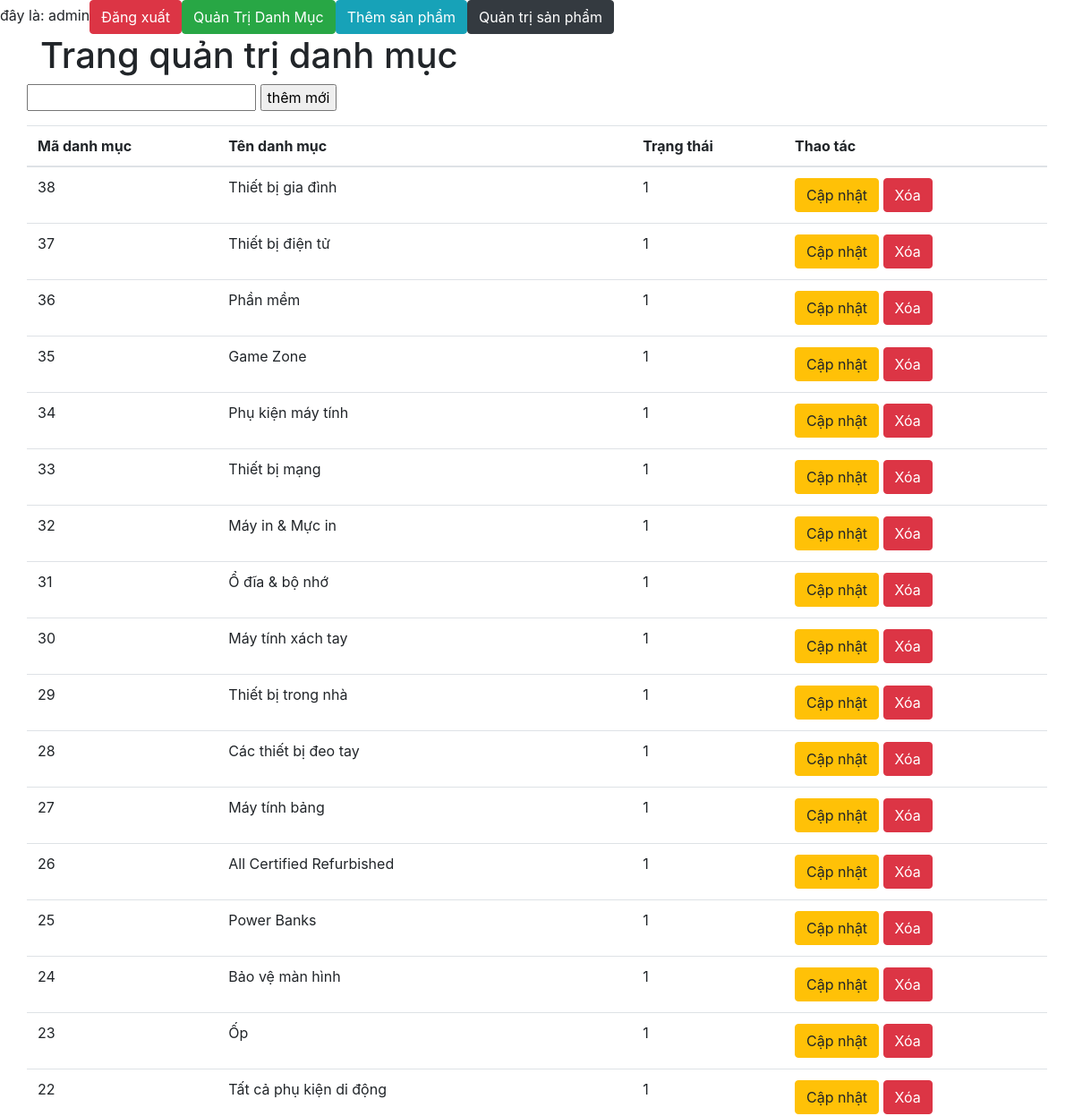
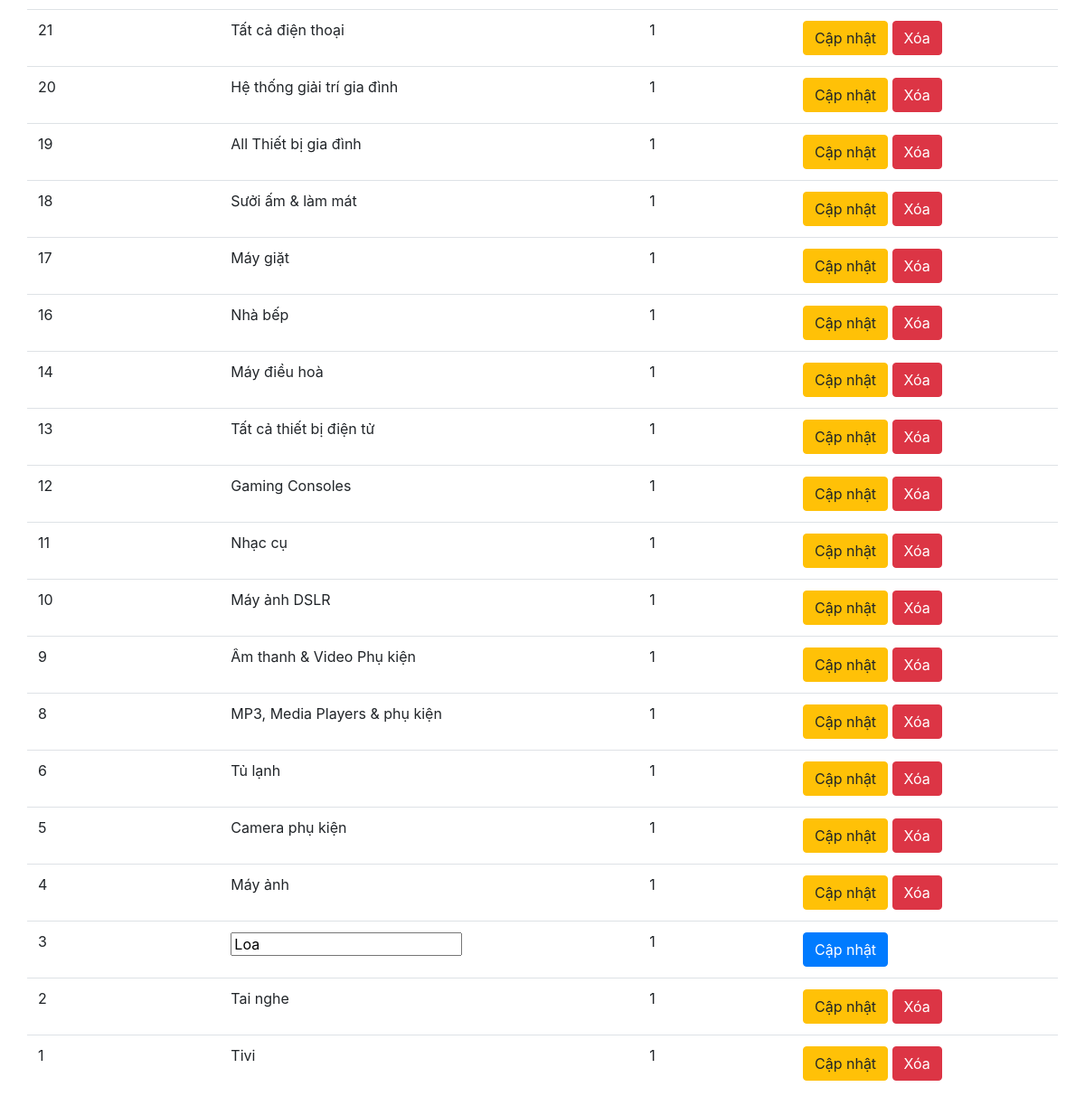
The app's page /Baitap/admin/mana_danhmuc.php?task=update&id=3 (signed in) with its own data (2 pictures, top to bottom).
### tables this page shows
CREATE TABLE `tbl_danhmuc` (
  `Ma_DanhMuc` int(11) NOT NULL,
  `Ten_DanhMuc` varchar(250) NOT NULL,
  `TrangThai` bit(1) NOT NULL
);

### Baitap/admin/mana_danhmuc.php (the view, shortened to what this page needs)
<?php
    require("tele.php");
?>
<!DOCTYPE html>
<html lang="en">
<head>
    <link rel="stylesheet" href="https://stackpath.bootstrapcdn.com/bootstrap/4.5.2/css/bootstrap.min.css">
</head>
<body>
    <div class="container">
        <h1>Trang quản trị danh mục</h1>
        <div class="row">
            <form action="mana_danhmuc.php" method="post">
                <input type="text" name="tendm">
                <input type="submit" name="insert" value="thêm mới">
            </form>
        </div>
        <div class="row">
            <table class="table">
                <thead>
                    <tr>
                        <th scope="col">Mã danh mục</th>
                        <th scope="col">Tên danh mục</th>
                        <th scope="col">Trạng thái</th>
                        <th scope="col">Thao tác</th>
                    </tr>
                </thead>
                <tbody>
                    <?php
                    $sql_select = "select * from tbl_danhmuc order by Ma_DanhMuc DESC";
                    $ketqua = mysqli_query($conn, $sql_select);
                    if(mysqli_num_rows($ketqua)>0){
                        while ($row = mysqli_fetch_assoc($ketqua)){
                            echo "<tr>";
                            echo "<td>".$row["Ma_DanhMuc"]."</td>";
                            if(isset($_GET["task"]) && $_GET["task"] == "update"){
                                if($_GET["id"] == $row["Ma_DanhMuc"]){
                                    echo "<form action='mana_danhmuc.php' method='post'><td>";
                                    echo "<input type='text' name='update' value = '".$row["Ten_DanhMuc"]."'>";
                                    echo "</td>";
                                    echo "<td>".$row["TrangThai"]."</td>";
                                    echo "<td>";
                                    echo "<input type='submit' name='btn_update' value='Cập nhật' class='btn btn-primary'>";
                                    echo "</td></form>";
                                }else{
                                    echo "<td>".$row["Ten_DanhMuc"]."</td>";
                                    echo "<td>".$row["TrangThai"]."</td>";
                                    echo "<td><a href='mana_danhmuc.php?task=update&id=".$row["Ma_DanhMuc"]."' class='btn btn-warning'>Cập nhật</a>
                                    <a href='mana_danhmuc.php?task=delete&id=".$row["Ma_DanhMuc"]."' class='btn btn-danger'>Xóa</a></td>";
                                    echo "</tr>";
                                }
                            }
                        }
                    }else{
                        echo "bảng k chứa dữ liệu";
                    }
                ?>
                </tbody>
            </table>
        </div>
    </div>
</body>
</html>

### records on screen
tbl_danhmuc: Ma_DanhMuc "38", Ten_DanhMuc "Thiết bị gia đình", TrangThai "1"
tbl_danhmuc: Ma_DanhMuc "37", Ten_DanhMuc "Thiết bị điện tử", TrangThai "1"
tbl_danhmuc: Ma_DanhMuc "36", Ten_DanhMuc "Phần mềm", TrangThai "1"
tbl_danhmuc: Ma_DanhMuc "35", Ten_DanhMuc "Game Zone", TrangThai "1"
tbl_danhmuc: Ma_DanhMuc "34", Ten_DanhMuc "Phụ kiện máy tính", TrangThai "1"
tbl_danhmuc: Ma_DanhMuc "33", Ten_DanhMuc "Thiết bị mạng", TrangThai "1"
tbl_danhmuc: Ma_DanhMuc "32", Ten_DanhMuc "Máy in & Mực in", TrangThai "1"
tbl_danhmuc: Ma_DanhMuc "31", Ten_DanhMuc "Ổ đĩa & bộ nhớ", TrangThai "1"
tbl_danhmuc: Ma_DanhMuc "30", Ten_DanhMuc "Máy tính xách tay", TrangThai "1"
tbl_danhmuc: Ma_DanhMuc "29", Ten_DanhMuc "Thiết bị trong nhà", TrangThai "1"
tbl_danhmuc: Ma_DanhMuc "28", Ten_DanhMuc "Các thiết bị đeo tay", TrangThai "1"
tbl_danhmuc: Ma_DanhMuc "27", Ten_DanhMuc "Máy tính bảng", TrangThai "1"
tbl_danhmuc: Ma_DanhMuc "26", Ten_DanhMuc "All Certified Refurbished", TrangThai "1"
tbl_danhmuc: Ma_DanhMuc "25", Ten_DanhMuc "Power Banks", TrangThai "1"
tbl_danhmuc: Ma_DanhMuc "24", Ten_DanhMuc "Bảo vệ màn hình", TrangThai "1"
tbl_danhmuc: Ma_DanhMuc "23", Ten_DanhMuc "Ốp", TrangThai "1"
tbl_danhmuc: Ma_DanhMuc "22", Ten_DanhMuc "Tất cả phụ kiện di động", TrangThai "1"
tbl_danhmuc: Ma_DanhMuc "21", Ten_DanhMuc "Tất cả điện thoại", TrangThai "1"
tbl_danhmuc: Ma_DanhMuc "20", Ten_DanhMuc "Hệ thống giải trí gia đình", TrangThai "1"
tbl_danhmuc: Ma_DanhMuc "19", Ten_DanhMuc "All Thiết bị gia đình", TrangThai "1"
tbl_danhmuc: Ma_DanhMuc "18", Ten_DanhMuc "Sưởi ấm & làm mát", TrangThai "1"
tbl_danhmuc: Ma_DanhMuc "17", Ten_DanhMuc "Máy giặt", TrangThai "1"
tbl_danhmuc: Ma_DanhMuc "16", Ten_DanhMuc "Nhà bếp", TrangThai "1"
tbl_danhmuc: Ma_DanhMuc "14", Ten_DanhMuc "Máy điều hoà", TrangThai "1"
tbl_danhmuc: Ma_DanhMuc "13", Ten_DanhMuc "Tất cả thiết bị điện tử", TrangThai "1"
tbl_danhmuc: Ma_DanhMuc "12", Ten_DanhMuc "Gaming Consoles", TrangThai "1"
tbl_danhmuc: Ma_DanhMuc "11", Ten_DanhMuc "Nhạc cụ", TrangThai "1"
tbl_danhmuc: Ma_DanhMuc "10", Ten_DanhMuc "Máy ảnh DSLR", TrangThai "1"
tbl_danhmuc: Ma_DanhMuc "9", Ten_DanhMuc "Âm thanh & Video Phụ kiện", TrangThai "1"
tbl_danhmuc: Ma_DanhMuc "8", Ten_DanhMuc "MP3, Media Players & phụ kiện", TrangThai "1"
tbl_danhmuc: Ma_DanhMuc "6", Ten_DanhMuc "Tủ lạnh", TrangThai "1"
tbl_danhmuc: Ma_DanhMuc "5", Ten_DanhMuc "Camera phụ kiện", TrangThai "1"
tbl_danhmuc: Ma_DanhMuc "4", Ten_DanhMuc "Máy ảnh", TrangThai "1"
tbl_danhmuc: Ma_DanhMuc "3", update "Loa", TrangThai "1"
tbl_danhmuc: Ma_DanhMuc "2", Ten_DanhMuc "Tai nghe", TrangThai "1"
tbl_danhmuc: Ma_DanhMuc "1", Ten_DanhMuc "Tivi", TrangThai "1"

### other values on screen
$_SESSION["username"] "admin"
